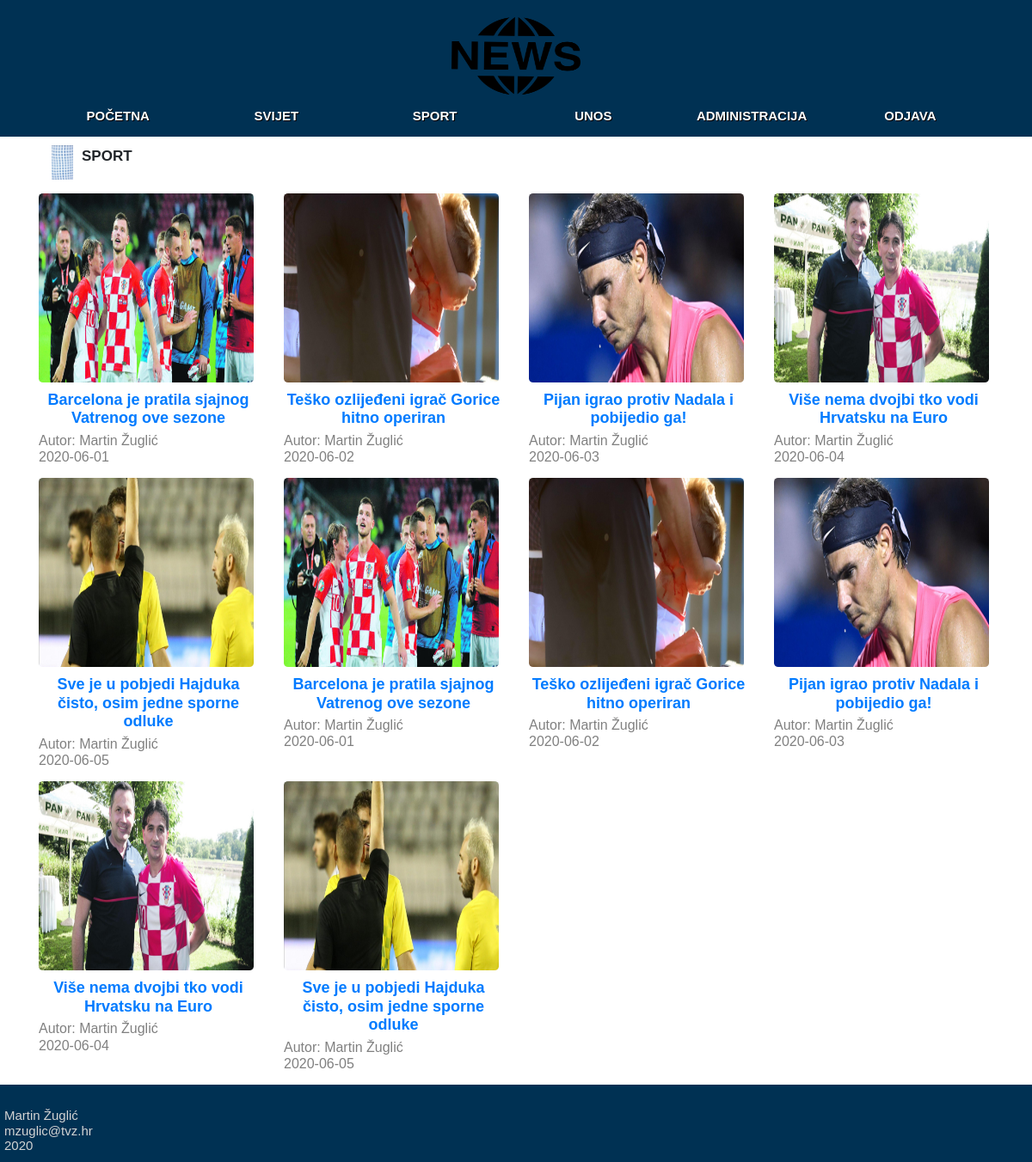
The page /sport2.php on the database its author committed.
### tables this page shows
CREATE TABLE `clanak` (
  `id` int(11) NOT NULL,
  `naslov` varchar(64) NOT NULL,
  `autor` varchar(64) NOT NULL,
  `datum` varchar(32) NOT NULL,
  `slika` varchar(32) NOT NULL,
  `opis` text NOT NULL,
  `arhiva` tinyint(1) NOT NULL,
  `kategorija` varchar(32) NOT NULL
);

### sport2.php (the view, shortened to what this page needs)
<!DOCTYPE html>
<html lang="en" xmlns="http://www.w3.org/1999/xhtml">
<head>
    <link rel="stylesheet" href="https://use.fontawesome.com/releases/v5.7.0/css/all.css"
>
    <link rel="stylesheet" href="https://stackpath.bootstrapcdn.com/bootstrap/4.2.1/css/bootstrap.min.css"
>
    <link rel="stylesheet" href="style.css" />
</head>
<body>
    <header>
        <div class="container">
            <div class="row">
                <div class="col-lg-12">
                <a href="index2.php"><img src="slike/news.png" /></a>
                </div>
            </div>
            <div class="row">
                <div class="col-lg-12">
                    <nav>
                        <ul>
                            <h4>
                                <a href="index2.php">
                                    <li>POČETNA</li>
                                </a>
                            </h4>
                            <h4>
                                <a href="svijet2.php">
                                    <li>SVIJET</li>
                                </a>
                            </h4>
                            <h4>
                                <a href="sport2.php">
                                    <li>SPORT</li>
                                </a>
                            </h4>
                            <h4>
                                <a href="unos2.html">
                                    <li>UNOS</li>
                                </a>
                            </h4>
                             <h4>
                                <a href="administracija.html">
                                    <li>ADMINISTRACIJA</li>
                                </a>
                            </h4>
                            <h4>
                                <a href="logout.php">
                                    <li>ODJAVA</li>
                                </a>
                            </h4>
                        </ul>
                    </nav>
                </div>
            </div>
        </div>
    </header>
    <div class="container">
        <div class="col-lg-12" id="services">
            <img src="slike/dots.png" /><p>SPORT</p>
        </div>
    </div>
    <?php
            $servername = "localhost";
            $username = "root";
            $password = "";
            $basename = "pwaprojekt";
            $dbc = mysqli_connect($servername, $username, $password, $basename);
            $query = "SELECT * FROM clanak WHERE kategorija='Sport'";
            $result = mysqli_query($dbc, $query);
            $qslika = "SELECT slika FROM clanak WHERE kategorija='Sport'";
            $slikares = mysqli_query($dbc, $qslika);
            echo "<div class='container' id='mundo'>";
                echo "<div class='row'>";
            while(($row = mysqli_fetch_array($result)) && ($slika = mysqli_fetch_array($slikares)) ) {
            $s = $slika['slika'];
                    echo"<div class='col-3'";
                        echo"<section class='slika'>";
                                echo '<img src="slike/'.$s.'">';
                        echo"<section>";
                                echo"<h3>";
                                    echo '<a href="clanak2.php?id='.$row['id'].'">';
                                        echo $row['naslov'];
                                    echo '</a>';
                                echo"</h3>";
                        echo"</section>";
                        echo"<section>";
                            echo"<h6>";
                                echo "Autor: ";
                                echo $row['autor'];
                                echo "<br>";
                                echo $row['datum'];
                            echo"</h6>";
                        echo"</section>";
                    echo"</div>";
            }
                echo"</div>";
            echo"</div>";
        ?>
    <footer >
        <div>
            <p>Martin Žuglić</p>
            <p>mzuglic@tvz.hr</p>
            <p>2020</p>
        </div>
    </footer>
</body>
</html>

### style.css (style rules this page uses)
* { margin: 0; padding: 0; font-family: Arial; }
header { text-align: center; background-color:#003153; }
header img { margin-bottom: -20px; height: 130px; width: 150px; }
header .container .row ul { list-style-type:none; width:100%; }
header .container .row li { width: 16.6%; float: left; text-align: center; font-size: 15px; color: white; text-shadow: 1px 1px black; font-weight: bold; padding-bottom: 15px; }
#mundo .row img { margin-left: auto; margin-right: auto; margin-bottom: 20px; width: 250px; height: 220px; border-radius: 2%; }
.container #services { margin-bottom: 30px; margin-top: 10px; font-size: 17px; font-weight: bold; }
.container #services img { float: left; width: 25px; height: 40px; margin-right: 10px; }
#mundo .row h3 { margin-top: -10px; font-size: 18px; font-weight: bold; }
#mundo .row h6 { font-size: 16px; margin-top: -10px; }
#mundo .row a { text-decoration: none; }
footer { height: 90px; text-align: left; background-color:#003153; }
footer div { padding-top: 25px; padding-left: 5px; }
footer div p { margin-bottom: -5px; color: lightgray; font-size: 15px;; }
.container .row div h3 { text-align: center; margin-top: 15px; margin-bottom: 15px; font-size: 35px; font-weight: bold; color: black; }
.container .row section { margin-bottom: 15px; color: grey; }

### rows shown on the page
clanak: slika (picture), naslov "Barcelona je pratila sjajnog Vatrenog ove sezone", autor "Martin Žuglić", datum "2020-06-01"
clanak: slika (picture), naslov "Teško ozlijeđeni igrač Gorice hitno operiran", autor "Martin Žuglić", datum "2020-06-02"
clanak: slika (picture), naslov "Pijan igrao protiv Nadala i pobijedio ga!", autor "Martin Žuglić", datum "2020-06-03"
clanak: slika (picture), naslov "Više nema dvojbi tko vodi Hrvatsku na Euro", autor "Martin Žuglić", datum "2020-06-04"
clanak: slika (picture), naslov "Sve je u pobjedi Hajduka čisto, osim jedne sporne odluke", autor "Martin Žuglić", datum "2020-06-05"
clanak: slika (picture), naslov "Barcelona je pratila sjajnog Vatrenog ove sezone", autor "Martin Žuglić", datum "2020-06-01"
clanak: slika (picture), naslov "Teško ozlijeđeni igrač Gorice hitno operiran", autor "Martin Žuglić", datum "2020-06-02"
clanak: slika (picture), naslov "Pijan igrao protiv Nadala i pobijedio ga!", autor "Martin Žuglić", datum "2020-06-03"
clanak: slika (picture), naslov "Više nema dvojbi tko vodi Hrvatsku na Euro", autor "Martin Žuglić", datum "2020-06-04"
clanak: slika (picture), naslov "Sve je u pobjedi Hajduka čisto, osim jedne sporne odluke", autor "Martin Žuglić", datum "2020-06-05"
